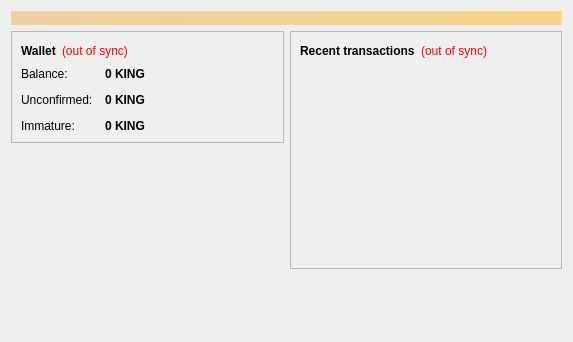
<?xml version="1.0" encoding="UTF-8"?>
<ui version="4.0">
 <class>OverviewPage</class>
 <widget class="QWidget" name="OverviewPage">
  <property name="geometry">
   <rect>
    <x>0</x>
    <y>0</y>
    <width>573</width>
    <height>342</height>
   </rect>
  </property>
  <property name="windowTitle">
   <string>Form</string>
  </property>
  <layout class="QVBoxLayout" name="topLayout">
   <item>
    <widget class="QLabel" name="labelAlerts">
     <property name="visible">
      <bool>false</bool>
     </property>
     <property name="styleSheet">
      <string notr="true">background-color: qlineargradient(x1: 0, y1: 0, x2: 1, y2: 0, stop:0 #F0D0A0, stop:1 #F8D488); color:#000000;</string>
     </property>
     <property name="wordWrap">
      <bool>true</bool>
     </property>
     <property name="margin">
      <number>3</number>
     </property>
    </widget>
   </item>
   <item>
    <layout class="QHBoxLayout" name="horizontalLayout" stretch="1,1">
     <item>
      <layout class="QVBoxLayout" name="verticalLayout_2">
       <item>
        <widget class="QFrame" name="frame">
         <property name="frameShape">
          <enum>QFrame::StyledPanel</enum>
         </property>
         <property name="frameShadow">
          <enum>QFrame::Raised</enum>
         </property>
         <layout class="QVBoxLayout" name="verticalLayout_4">
          <item>
           <layout class="QHBoxLayout" name="horizontalLayout_4">
            <item>
             <widget class="QLabel" name="label_5">
              <property name="font">
               <font>
                <weight>75</weight>
                <bold>true</bold>
               </font>
              </property>
              <property name="text">
               <string>Wallet</string>
              </property>
             </widget>
            </item>
            <item>
             <widget class="QLabel" name="labelWalletStatus">
              <property name="toolTip">
               <string>The displayed information may be out of date. Your wallet automatically synchronizes with the kingcoin network after a connection is established, but this process has not completed yet.</string>
              </property>
              <property name="styleSheet">
               <string notr="true">QLabel { color: red; }</string>
              </property>
              <property name="text">
               <string notr="true">(out of sync)</string>
              </property>
              <property name="alignment">
               <set>Qt::AlignLeading|Qt::AlignLeft|Qt::AlignVCenter</set>
              </property>
             </widget>
            </item>
            <item>
             <spacer name="horizontalSpacer_2">
              <property name="orientation">
               <enum>Qt::Horizontal</enum>
              </property>
              <property name="sizeHint" stdset="0">
               <size>
                <width>40</width>
                <height>20</height>
               </size>
              </property>
             </spacer>
            </item>
           </layout>
          </item>
          <item>
           <layout class="QFormLayout" name="formLayout_2">
            <property name="fieldGrowthPolicy">
             <enum>QFormLayout::AllNonFixedFieldsGrow</enum>
            </property>
            <property name="horizontalSpacing">
             <number>12</number>
            </property>
            <property name="verticalSpacing">
             <number>12</number>
            </property>
            <item row="0" column="0">
             <widget class="QLabel" name="label">
              <property name="text">
               <string>Balance:</string>
              </property>
             </widget>
            </item>
            <item row="0" column="1">
             <widget class="QLabel" name="labelBalance">
              <property name="font">
               <font>
                <weight>75</weight>
                <bold>true</bold>
               </font>
              </property>
              <property name="cursor">
               <cursorShape>IBeamCursor</cursorShape>
              </property>
              <property name="toolTip">
               <string>Your current balance</string>
              </property>
              <property name="text">
               <string notr="true">0 KING</string>
              </property>
              <property name="textInteractionFlags">
               <set>Qt::LinksAccessibleByMouse|Qt::TextSelectableByKeyboard|Qt::TextSelectableByMouse</set>
              </property>
             </widget>
            </item>
            <item row="1" column="0">
             <widget class="QLabel" name="label_3">
              <property name="text">
               <string>Unconfirmed:</string>
              </property>
             </widget>
            </item>
            <item row="1" column="1">
             <widget class="QLabel" name="labelUnconfirmed">
              <property name="font">
               <font>
                <weight>75</weight>
                <bold>true</bold>
               </font>
              </property>
              <property name="cursor">
               <cursorShape>IBeamCursor</cursorShape>
              </property>
              <property name="toolTip">
               <string>Total of transactions that have yet to be confirmed, and do not yet count toward the current balance</string>
              </property>
              <property name="text">
               <string notr="true">0 KING</string>
              </property>
              <property name="textInteractionFlags">
               <set>Qt::LinksAccessibleByMouse|Qt::TextSelectableByKeyboard|Qt::TextSelectableByMouse</set>
              </property>
             </widget>
            </item>
            <item row="2" column="0">
             <widget class="QLabel" name="labelImmatureText">
              <property name="text">
               <string>Immature:</string>
              </property>
             </widget>
            </item>
            <item row="2" column="1">
             <widget class="QLabel" name="labelImmature">
              <property name="font">
               <font>
                <weight>75</weight>
                <bold>true</bold>
               </font>
              </property>
              <property name="toolTip">
               <string>Mined balance that has not yet matured</string>
              </property>
              <property name="text">
               <string notr="true">0 KING</string>
              </property>
              <property name="textInteractionFlags">
               <set>Qt::LinksAccessibleByMouse|Qt::TextSelectableByKeyboard|Qt::TextSelectableByMouse</set>
              </property>
             </widget>
            </item>
           </layout>
          </item>
         </layout>
        </widget>
       </item>
       <item>
        <spacer name="verticalSpacer">
         <property name="orientation">
          <enum>Qt::Vertical</enum>
         </property>
         <property name="sizeHint" stdset="0">
          <size>
           <width>20</width>
           <height>40</height>
          </size>
         </property>
        </spacer>
       </item>
      </layout>
     </item>
     <item>
      <layout class="QVBoxLayout" name="verticalLayout_3">
       <item>
        <widget class="QFrame" name="frame_2">
         <property name="frameShape">
          <enum>QFrame::StyledPanel</enum>
         </property>
         <property name="frameShadow">
          <enum>QFrame::Raised</enum>
         </property>
         <layout class="QVBoxLayout" name="verticalLayout">
          <item>
           <layout class="QHBoxLayout" name="horizontalLayout_2">
            <item>
             <widget class="QLabel" name="label_4">
              <property name="text">
               <string>&lt;b&gt;Recent transactions&lt;/b&gt;</string>
              </property>
             </widget>
            </item>
            <item>
             <widget class="QLabel" name="labelTransactionsStatus">
              <property name="toolTip">
               <string>The displayed information may be out of date. Your wallet automatically synchronizes with the kingcoin network after a connection is established, but this process has not completed yet.</string>
              </property>
              <property name="styleSheet">
               <string notr="true">QLabel { color: red; }</string>
              </property>
              <property name="text">
               <string notr="true">(out of sync)</string>
              </property>
              <property name="alignment">
               <set>Qt::AlignRight|Qt::AlignTrailing|Qt::AlignVCenter</set>
              </property>
             </widget>
            </item>
            <item>
             <spacer name="horizontalSpacer">
              <property name="orientation">
               <enum>Qt::Horizontal</enum>
              </property>
              <property name="sizeHint" stdset="0">
               <size>
                <width>40</width>
                <height>20</height>
               </size>
              </property>
             </spacer>
            </item>
           </layout>
          </item>
          <item>
           <widget class="QListView" name="listTransactions">
            <property name="styleSheet">
             <string notr="true">QListView { background: transparent; }</string>
            </property>
            <property name="frameShape">
             <enum>QFrame::NoFrame</enum>
            </property>
            <property name="verticalScrollBarPolicy">
             <enum>Qt::ScrollBarAlwaysOff</enum>
            </property>
            <property name="horizontalScrollBarPolicy">
             <enum>Qt::ScrollBarAlwaysOff</enum>
            </property>
            <property name="selectionMode">
             <enum>QAbstractItemView::NoSelection</enum>
            </property>
           </widget>
          </item>
         </layout>
        </widget>
       </item>
       <item>
        <spacer name="verticalSpacer_2">
         <property name="orientation">
          <enum>Qt::Vertical</enum>
         </property>
         <property name="sizeHint" stdset="0">
          <size>
           <width>20</width>
           <height>40</height>
          </size>
         </property>
        </spacer>
       </item>
      </layout>
     </item>
    </layout>
   </item>
  </layout>
 </widget>
 <resources/>
 <connections/>
</ui>
